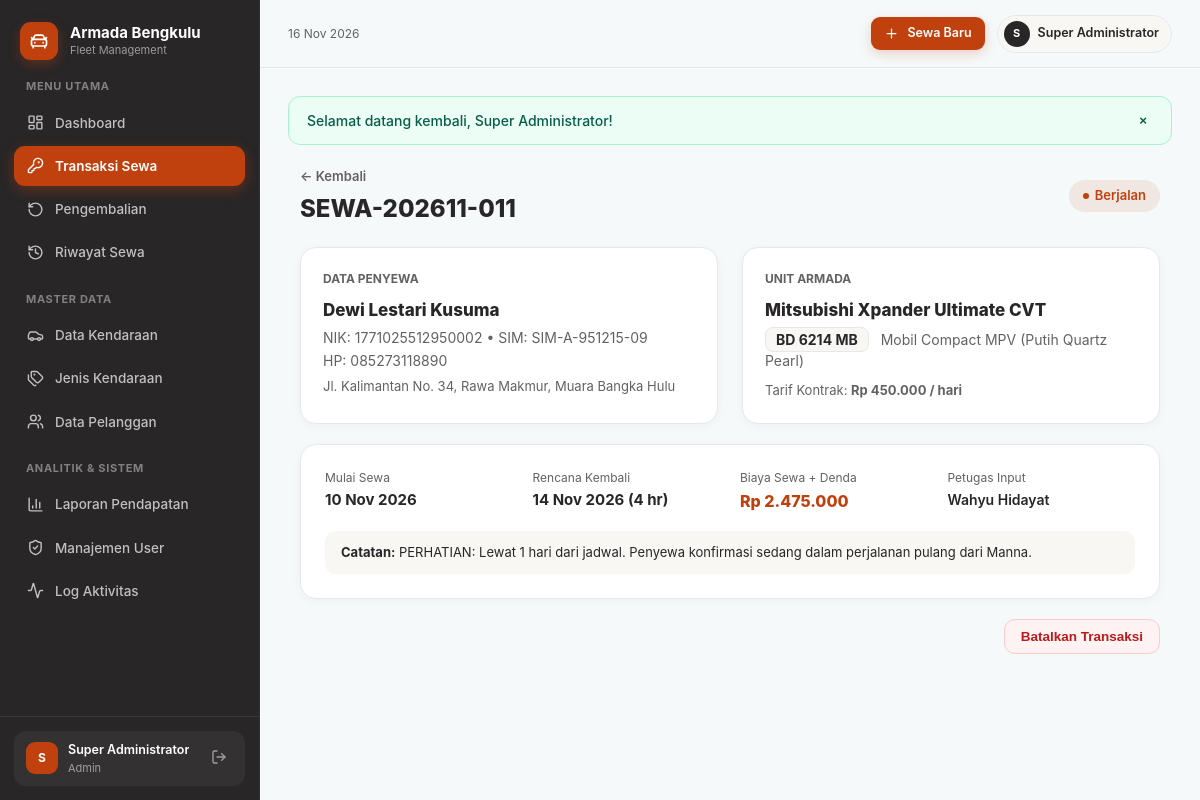
Page /penyewaan/11 (signed in) on the committed database.
### tables this page shows
CREATE TABLE `penyewaan` (
  `id` int(10) UNSIGNED NOT NULL,
  `kode_transaksi` varchar(20) NOT NULL,
  `pelanggan_id` int(10) UNSIGNED NOT NULL,
  `kendaraan_id` int(10) UNSIGNED NOT NULL,
  `created_by` int(10) UNSIGNED NOT NULL,
  `tgl_sewa` date NOT NULL,
  `tgl_kembali_rencana` date NOT NULL,
  `tgl_kembali_aktual` date DEFAULT NULL,
  `tarif_saat_sewa` decimal(12,2) NOT NULL,
  `jumlah_hari` int(10) UNSIGNED NOT NULL,
  `total_biaya` decimal(14,2) NOT NULL,
  `hari_terlambat` int(10) UNSIGNED NOT NULL DEFAULT 0,
  `denda` decimal(14,2) NOT NULL DEFAULT 0.00,
  `status` enum('Dipesan','Berjalan','Selesai','Dibatalkan') NOT NULL DEFAULT 'Berjalan',
  `catatan` varchar(255) DEFAULT NULL,
  `created_at` timestamp NOT NULL DEFAULT current_timestamp(),
  `updated_at` timestamp NOT NULL DEFAULT current_timestamp() ON UPDATE current_timestamp()
);

CREATE TABLE `pelanggan` (
  `id` int(10) UNSIGNED NOT NULL,
  `nik` char(16) NOT NULL,
  `nama` varchar(100) NOT NULL,
  `alamat` text NOT NULL,
  `no_hp` varchar(15) NOT NULL,
  `no_sim` varchar(20) NOT NULL,
  `email` varchar(100) DEFAULT NULL,
  `created_at` timestamp NOT NULL DEFAULT current_timestamp(),
  `updated_at` timestamp NOT NULL DEFAULT current_timestamp() ON UPDATE current_timestamp()
);

CREATE TABLE `kendaraan` (
  `id` int(10) UNSIGNED NOT NULL,
  `plat_nomor` varchar(15) NOT NULL,
  `merek` varchar(50) NOT NULL,
  `model` varchar(50) NOT NULL,
  `tahun` smallint(5) UNSIGNED NOT NULL,
  `warna` varchar(30) NOT NULL,
  `tarif_per_hari` decimal(12,2) NOT NULL,
  `status` enum('Tersedia','Disewa','Perawatan') NOT NULL DEFAULT 'Tersedia',
  `jenis_id` int(10) UNSIGNED NOT NULL,
  `created_at` timestamp NOT NULL DEFAULT current_timestamp(),
  `updated_at` timestamp NOT NULL DEFAULT current_timestamp() ON UPDATE current_timestamp()
);

CREATE TABLE `jenis_kendaraan` (
  `id` int(10) UNSIGNED NOT NULL,
  `nama_jenis` varchar(50) NOT NULL,
  `deskripsi` text DEFAULT NULL,
  `created_at` timestamp NOT NULL DEFAULT current_timestamp(),
  `updated_at` timestamp NOT NULL DEFAULT current_timestamp() ON UPDATE current_timestamp()
);

CREATE TABLE `users` (
  `id` int(10) UNSIGNED NOT NULL,
  `username` varchar(50) NOT NULL,
  `password` varchar(255) NOT NULL,
  `nama` varchar(100) NOT NULL,
  `email` varchar(100) DEFAULT NULL,
  `role` enum('admin','petugas') NOT NULL DEFAULT 'petugas',
  `status` enum('active','inactive') NOT NULL DEFAULT 'active',
  `avatar` varchar(255) DEFAULT NULL,
  `last_login_at` datetime DEFAULT NULL,
  `created_at` timestamp NOT NULL DEFAULT current_timestamp(),
  `updated_at` timestamp NOT NULL DEFAULT current_timestamp() ON UPDATE current_timestamp(),
  `deleted_at` timestamp NULL DEFAULT NULL
);

### core/Controller.php (called while the page is built, shortened)
<?php
abstract class Controller
{
    protected function view(string $view, array $data = [], string $layout = 'layouts/app'): void
    {
        View::render($view, $data, $layout);
    }
}

### app/Controllers/PenyewaanController.php (called while the page is built, shortened)
<?php
class PenyewaanController extends Controller
{
    public function show(Request $request, string $id): void
    {
        $pdo = Database::connection();
        $stmt = $pdo->prepare("
            SELECT p.*, pl.nama AS nama_pelanggan, pl.nik, pl.no_hp, pl.no_sim, pl.alamat,
                   k.plat_nomor, k.merek, k.model, k.warna, k.tahun, jk.nama_jenis,
                   u.nama AS petugas_nama
            FROM penyewaan p
            JOIN pelanggan pl ON pl.id = p.pelanggan_id
            JOIN kendaraan k ON k.id = p.kendaraan_id
            JOIN jenis_kendaraan jk ON jk.id = k.jenis_id
            LEFT JOIN users u ON u.id = p.created_by
            WHERE p.id = :id
        ");
        $stmt->execute(['id' => (int)$id]);
        $sewa = $stmt->fetch();
        $this->view('penyewaan/show', [
            'title' => 'Detail Transaksi ' . $sewa['kode_transaksi'],
            'sewa'  => $sewa,
        ]);
    }
}

### public/index.php (called while the page is built, shortened)
<?php
require_once BASE_PATH . '/core/helpers.php';
require_once BASE_PATH . '/core/Flash.php';
require_once BASE_PATH . '/core/Request.php';
require_once BASE_PATH . '/core/Controller.php';
require_once BASE_PATH . '/core/Router.php';
$router = new Router();
$request = new Request();
$router->dispatch($request);

### core/helpers.php (called while the page is built, shortened)
<?php
function base_url(string $path = ''): string
{
    $scriptName = $_SERVER['SCRIPT_NAME'] ?? '';
    $baseDir = rtrim(str_replace('\\', '/', dirname($scriptName)), '/');
    $cleanPath = ltrim($path, '/');
    return $baseDir . ($cleanPath !== '' ? '/' . $cleanPath : '');
}
function e(?string $value): string
{
    return htmlspecialchars((string)$value, ENT_QUOTES, 'UTF-8');
}
function rupiah(float|int|string $amount): string
{
    return 'Rp ' . number_format((float)$amount, 0, ',', '.');
}
function tgl_indo(?string $date): string
{
    $bulan = [
        1 => 'Jan', 'Feb', 'Mar', 'Apr', 'Mei', 'Jun',
        'Jul', 'Agu', 'Sep', 'Okt', 'Nov', 'Des'
    ];
    $ts = strtotime($date);
    return date('d', $ts) . ' ' . $bulan[(int)date('n', $ts)] . ' ' . date('Y', $ts);
}

### core/Request.php (called while the page is built, shortened)
<?php
class Request
{
    public function path(): string
    {
        $uri = parse_url($_SERVER['REQUEST_URI'] ?? '/', PHP_URL_PATH) ?: '/';
        $base = base_url();
        $uri = '/' . trim($uri, '/');
        return $uri === '' ? '/' : $uri;
    }
}

### app/Views/penyewaan/show.php (the view, shortened to what this page needs)
<div style="max-width:860px;margin:0 auto;">
    <div style="display:flex;justify-content:space-between;align-items:center;margin-bottom:20px;flex-wrap:wrap;gap:12px;">
        <div>
            <a href="<?= base_url('penyewaan') ?>" style="font-size:13px;font-weight:600;color:#646163;">&larr; Kembali</a>
            <h1 style="margin:4px 0 0;font-size:24px;font-weight:800;"><?= e($sewa['kode_transaksi']) ?></h1>
        </div>
        <span class="badge badge-<?= strtolower($sewa['status']) ?>" style="font-size:13px;padding:6px 14px;">
            <span class="badge-dot"></span><?= e($sewa['status']) ?>
        </span>
    </div>
    <div class="grid-12" style="margin-bottom:20px;">
        <div class="ui-card col-6" style="padding:22px;">
            <div style="font-size:12px;font-weight:700;text-transform:uppercase;color:#646163;margin-bottom:10px;">Data Penyewa</div>
            <div style="font-size:17px;font-weight:800;"><?= e($sewa['nama_pelanggan']) ?></div>
            <div style="color:#646163;margin-top:4px;">NIK: <?= e($sewa['nik']) ?> &bull; SIM: <?= e($sewa['no_sim']) ?></div>
            <div style="color:#646163;margin-top:2px;">HP: <?= e($sewa['no_hp']) ?></div>
            <div style="color:#646163;margin-top:6px;font-size:13px;"><?= e($sewa['alamat']) ?></div>
        </div>
        <div class="ui-card col-6" style="padding:22px;">
            <div style="font-size:12px;font-weight:700;text-transform:uppercase;color:#646163;margin-bottom:10px;">Unit Armada</div>
            <div style="font-size:17px;font-weight:800;"><?= e($sewa['merek'] . ' ' . $sewa['model']) ?></div>
            <div style="margin-top:6px;">
                <span style="background:#F8F7F3;border:1px solid #E5E9EC;padding:3px 10px;border-radius:8px;font-weight:700;"><?= e($sewa['plat_nomor']) ?></span>
                <span style="color:#646163;margin-left:8px;"><?= e($sewa['nama_jenis']) ?> (<?= e($sewa['warna']) ?>)</span>
            </div>
            <div style="margin-top:10px;font-size:13px;color:#646163;">Tarif Kontrak: <strong><?= rupiah($sewa['tarif_saat_sewa']) ?> / hari</strong></div>
        </div>
    </div>
    <div class="ui-card" style="padding:24px;margin-bottom:20px;">
        <div class="grid-kpi">
            <div>
                <div style="font-size:12px;color:#646163;">Mulai Sewa</div>
                <div style="font-weight:700;font-size:15px;margin-top:2px;"><?= tgl_indo($sewa['tgl_sewa']) ?></div>
            </div>
            <div>
                <div style="font-size:12px;color:#646163;">Rencana Kembali</div>
                <div style="font-weight:700;font-size:15px;margin-top:2px;"><?= tgl_indo($sewa['tgl_kembali_rencana']) ?> (<?= (int)$sewa['jumlah_hari'] ?> hr)</div>
            </div>
            <div>
                <div style="font-size:12px;color:#646163;">Biaya Sewa + Denda</div>
                <div style="font-weight:800;font-size:16px;color:#C0410E;margin-top:2px;">
                    <?= rupiah((float)$sewa['total_biaya'] + (float)$sewa['denda']) ?>
                </div>
            </div>
            <div>
                <div style="font-size:12px;color:#646163;">Petugas Input</div>
                <div style="font-weight:600;font-size:14px;margin-top:2px;"><?= e($sewa['petugas_nama'] ?? '-') ?></div>
            </div>
        </div>
        <?php if (!empty($sewa['catatan'])): ?>
            <div style="margin-top:18px;padding:12px 16px;background:#F8F7F3;border-radius:11px;font-size:13px;">
                <strong>Catatan:</strong> <?= e($sewa['catatan']) ?>
            </div>
        <?php endif; ?>
    </div>
    <div style="display:flex;gap:12px;justify-content:flex-end;">
        <?php if (in_array($sewa['status'], ['Dipesan', 'Berjalan'], true)): ?>
            <form action="<?= base_url('penyewaan/' . $sewa['id'] . '/batal') ?>" method="POST" onsubmit="return confirm('Batalkan transaksi ini?')">
                <button type="submit" class="btn btn-danger-soft">Batalkan Transaksi</button>
            </form>
        <?php endif; ?>
    </div>
</div>

### core/Router.php (shortened to what this page needs)
<?php
class Router
{
    private array $routes = [];
    private function add(string $method, string $pattern, array $handler): void
    {
        $regex = preg_replace('#\{([a-zA-Z_][a-zA-Z0-9_]*)\}#', '(?P<$1>[^/]+)', $pattern);
        $regex = '#^' . $regex . '$#';
        $this->routes[] = [
            'method'  => $method,
            'regex'   => $regex,
            'handler' => $handler,
        ];
    }
    public function dispatch(Request $request): void
    {
        $method = $request->method();
        $path = $request->path();
        foreach ($this->routes as $route) {
            if ($route['method'] !== $method) {
                continue;
            }
            if (preg_match($route['regex'], $path, $matches)) {
                $params = array_filter($matches, 'is_string', ARRAY_FILTER_USE_KEY);
                [$class, $action] = $route['handler'];
                $controller = new $class();
                $controller->$action($request, ...array_values($params));
                return;
            }
        }
    }
}

### public/assets/css/app.css (style rules this page uses)
*, *::before, *::after { box-sizing: border-box; }
:root { --bg-canvas: #F5F9FA; --bg-surface: #FFFFFF; --bg-warm: #F8F7F3; --dark: #282627; --dark-soft: #363335; --accent: #C0410E; --accent-hover: #A3350A; --accent-soft: rgba(192, 65, 14, 0.10); --border: #E5E9EC; --text-main: #282627; --text-muted: #646163; --shadow-sm: 0 2px 10px rgba(40, 38, 39, 0.04); --shadow-md: 0 8px 24px -4px rgba(40, 38, 39, 0.07); --shadow-lg: 0 20px 40px -12px rgba(40, 38, 39, 0.14); }
html, body { margin: 0; padding: 0; background-color: var(--bg-canvas); color: var(--text-main); font-family: 'Inter', -apple-system, BlinkMacSystemFont, 'Segoe UI', Roboto, sans-serif; font-size: 14px; line-height: 1.5; -webkit-font-smoothing: antialiased; }
a { color: inherit; text-decoration: none; }
.ui-card { background-color: var(--bg-surface); border: 1px solid var(--border); border-radius: 16px; box-shadow: var(--shadow-sm); }
.grid-kpi { display: grid; grid-template-columns: repeat(4, minmax(0, 1fr)); gap: 20px; }
.grid-12 { display: grid; grid-template-columns: repeat(12, minmax(0, 1fr)); gap: 24px; }
.col-6 { grid-column: span 6; }
.btn { display: inline-flex; align-items: center; justify-content: center; gap: 8px; padding: 9px 16px; border-radius: 11px; font-size: 13.5px; font-weight: 600; cursor: pointer; border: 1px solid transparent; transition: all 0.18s ease; }
.btn-danger-soft { background-color: #FEF2F2; color: #B91C1C; border-color: #FECACA; }
.badge { display: inline-flex; align-items: center; gap: 6px; padding: 4px 11px; border-radius: 999px; font-size: 12px; font-weight: 600; white-space: nowrap; }
.badge-dot { width: 6px; height: 6px; border-radius: 50%; background-color: currentColor; }
.badge-disewa, .badge-berjalan { background-color: var(--accent-soft); color: var(--accent); }

### rows in the picture
penyewaan: kode_transaksi "SEWA-202611-011", status "Berjalan", pelanggan.nama "Dewi Lestari Kusuma", pelanggan.nik "1771025512950002", pelanggan.no_sim "SIM-A-951215-09", pelanggan.no_hp "085273118890", pelanggan.alamat "Jl. Kalimantan No. 34, Rawa Makmur, Muara Bangka Hulu", kendaraan.model "Mitsubishi Xpander Ultimate CVT", kendaraan.plat_nomor "BD 6214 MB", jenis_kendaraan.nama_jenis "Mobil Compact MPV", kendaraan.warna "Putih Quartz Pearl", tarif_saat_sewa "Rp 450.000", tgl_sewa "10 Nov 2026", tgl_kembali_rencana "14 Nov 2026", jumlah_hari "4", rupiah((float)$sewa['total_biaya'] + (float)$sewa['denda']) "Rp 2.475.000", created_by.nama "Wahyu Hidayat", catatan "PERHATIAN: Lewat 1 hari dari jadwal. Penyewa konfirmasi sedang dalam perjalanan pulang dari Manna."
